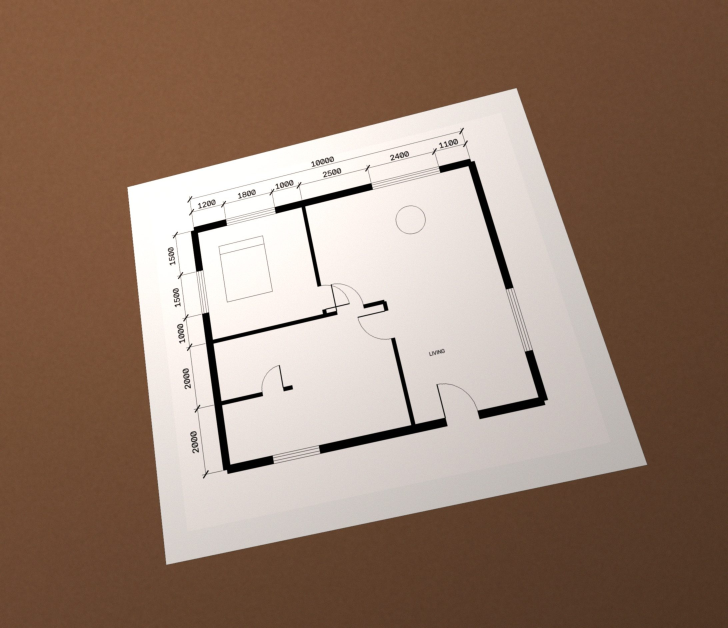
#> input picture examples/synth_photo.jpg, 2184 x 1884 px (shown at 1/3 size)
$ python -i rectify.py   (imports and definitions only)
#> lines starting #> are read from the running program, lines starting #| are printed output that depends on the picture; after the words box and inside, x2 and y2 are one past the last pixel; in counts of white or black regions, pixels touching at a corner belong together
"""Photo correction: perspective, lighting, rotation and shear.

A plan photographed at an angle is a sheet of paper seen in perspective, on
some background, with uneven light. ``correct_photo`` (all OpenCV):

1. **Sheet outline.** The paper is the large bright region. Its outline is
   reduced to 4 corners and warped to a rectangle (perspective removed). The
   output size comes from the sheet's own edge lengths.
2. **Lighting.** Divides the image by a heavily smoothed copy of itself,
   which flattens shadows and gradients so the ink threshold works
   everywhere.
3. **Straighten.** The drawing's line directions are histogrammed (Hough).
   The two dominant families are rotated / sheared back to exactly
   horizontal and vertical.

The remaining unknown is the sheet's true aspect ratio (a perspective photo
does not fully determine it). When the plan has dimension text, the
auto-scale step measures the x and y scales separately and the pipeline
stretches the image to make its pixels square.
"""
from __future__ import annotations

import math
from dataclasses import asdict, dataclass, field
from typing import List, Optional, Tuple

import cv2
import numpy as np


@dataclass
class RectifyInfo:
    applied: List[str] = field(default_factory=list)   # "perspective", "lighting", "rotate", "shear", "aspect"
    quad: Optional[List[Tuple[float, float]]] = None    # sheet corners found in the input (px)
    rotation_deg: float = 0.0
    shear_deg: float = 0.0
    aspect_fix: float = 1.0                             # y stretch applied from per-axis scales
    size: Tuple[int, int] = (0, 0)                      # output (w, h)

    def to_dict(self) -> dict:
        return asdict(self)


def _order(pts: np.ndarray) -> np.ndarray:
    """tl, tr, br, bl."""
    s = pts.sum(1)
    d = np.diff(pts, axis=1).ravel()
    return np.array([pts[np.argmin(s)], pts[np.argmin(d)], pts[np.argmax(s)], pts[np.argmax(d)]], np.float32)


def find_sheet(img: np.ndarray, min_area: float = 0.2) -> Optional[np.ndarray]:
    """Four corners of the paper sheet (float32 tl,tr,br,bl), or None when the
    sheet fills the frame / cannot be found (a scan or screenshot)."""
    h, w = img.shape[:2]
    k = 900 / max(h, w)
    small = cv2.resize(img, None, fx=k, fy=k, interpolation=cv2.INTER_AREA) if k < 1 else img.copy()
    k = min(k, 1.0)
    g = small if small.ndim == 2 else cv2.cvtColor(small, cv2.COLOR_BGR2GRAY)
    g = cv2.GaussianBlur(g, (7, 7), 0)
    # paper = bright and low-saturation; close the drawing's dark lines away
    _, m = cv2.threshold(g, 0, 255, cv2.THRESH_BINARY + cv2.THRESH_OTSU)
    m = cv2.morphologyEx(m, cv2.MORPH_CLOSE, np.ones((25, 25), np.uint8))
    m = cv2.morphologyEx(m, cv2.MORPH_OPEN, np.ones((9, 9), np.uint8))
    cnts, _ = cv2.findContours(m, cv2.RETR_EXTERNAL, cv2.CHAIN_APPROX_SIMPLE)
    if not cnts:
        return None
    c = max(cnts, key=cv2.contourArea)
    area = cv2.contourArea(c)
    H, W = g.shape
    if area < min_area * H * W:
        return None
    hull = cv2.convexHull(c)
    quad = None
    peri = cv2.arcLength(hull, True)
    for eps in (0.01, 0.02, 0.03, 0.05, 0.08):
        ap = cv2.approxPolyDP(hull, eps * peri, True)
        if len(ap) == 4:
            quad = ap.reshape(4, 2).astype(np.float32)
            break
    if quad is None:
        return None
    # the sheet touching the frame on all sides = nothing to correct
    margin = 0.01 * max(H, W)
    xs, ys = quad[:, 0], quad[:, 1]
    if xs.min() <= margin and ys.min() <= margin and xs.max() >= W - 1 - margin and ys.max() >= H - 1 - margin:
        return None
    return _order(quad / k)


def warp_sheet(img: np.ndarray, quad: np.ndarray) -> np.ndarray:
    tl, tr, br, bl = quad
    w = int(round(max(np.linalg.norm(tr - tl), np.linalg.norm(br - bl))))
    h = int(round(max(np.linalg.norm(bl - tl), np.linalg.norm(br - tr))))
    dst = np.array([[0, 0], [w - 1, 0], [w - 1, h - 1], [0, h - 1]], np.float32)
    M = cv2.getPerspectiveTransform(quad.astype(np.float32), dst)
    return cv2.warpPerspective(img, M, (w, h), flags=cv2.INTER_CUBIC, borderMode=cv2.BORDER_REPLICATE)


def flatten_light(gray: np.ndarray) -> np.ndarray:
    """Remove shadows / light gradients, keeping floor colours.

    The lighting field is estimated from the *brightest* surface nearby (the
    paper), over a window larger than a room, so coloured floors and grey
    partitions keep their tone relative to the paper while gradients and
    shadows across the sheet are divided out."""
    h, w = gray.shape
    k = 256.0 / max(h, w)
    small = cv2.resize(gray, None, fx=k, fy=k, interpolation=cv2.INTER_AREA)
    r = max(5, int(max(small.shape) / 9)) | 1
    bg = cv2.dilate(small, cv2.getStructuringElement(cv2.MORPH_ELLIPSE, (r, r)))
    bg = cv2.GaussianBlur(bg.astype(np.float32), (0, 0), r / 2)
    bg = cv2.resize(bg, (w, h), interpolation=cv2.INTER_CUBIC)
    out = gray.astype(np.float32) / np.maximum(bg, 1) * 255.0
    out = np.clip(out, 0, 255).astype(np.uint8)
    # the paper is the brightest thing on a plan: map it to white without
    # clipping light-grey floors and partitions
    lo, hi = np.percentile(out, 0.5), np.percentile(out, 98)
    if hi - lo > 10:
        out = np.clip((out.astype(np.float32) - lo) * 255.0 / (hi - lo), 0, 255).astype(np.uint8)
    return out


def dominant_angles(gray: np.ndarray) -> Tuple[Optional[float], Optional[float]]:
    """Angles (deg, image coords) of the near-horizontal and near-vertical
    line families, weighted by length."""
    edges = cv2.Canny(gray, 50, 150)
    L = max(20, int(min(gray.shape) * 0.04))
    lines = cv2.HoughLinesP(edges, 1, np.pi / 720, threshold=60, minLineLength=L, maxLineGap=4)
    if lines is None:
        return None, None
    h_ang, h_w, v_ang, v_w = [], [], [], []
    for x1, y1, x2, y2 in lines.reshape(-1, 4):
        a = math.degrees(math.atan2(y2 - y1, x2 - x1))
        ln = math.hypot(x2 - x1, y2 - y1)
        a = (a + 90) % 180 - 90                     # (-90, 90]
        if abs(a) < 30:
            h_ang.append(a)
            h_w.append(ln)
        elif abs(a) > 60:
            v_ang.append(a - 90 if a > 0 else a + 90)   # deviation from vertical
            v_w.append(ln)

    def mode(angles, wts):
        if len(angles) < 3:
            return None
        hist, edges_ = np.histogram(angles, bins=240, range=(-30, 30), weights=wts)
        hist = np.convolve(hist, [1, 2, 3, 2, 1], mode="same")
        i = int(np.argmax(hist))
        c = (edges_[i] + edges_[i + 1]) / 2
        sel = [(a, w) for a, w in zip(angles, wts) if abs(a - c) < 0.75]
        return float(np.average([a for a, _ in sel], weights=[w for _, w in sel])) if sel else c

    return mode(h_ang, h_w), mode(v_ang, v_w)


def straighten(img: np.ndarray, gray: np.ndarray, info: RectifyInfo, min_deg: float = 0.15):
    """Rotate + shear so the two line families become exactly horizontal and vertical."""
    ah, av = dominant_angles(gray)
    if ah is None and av is None:
        return img
    rot = ah if ah is not None else av
    shear = (av - ah) if (ah is not None and av is not None) else 0.0
    if abs(rot) < min_deg and abs(shear) < min_deg:
        return img
    h, w = img.shape[:2]
    # affine: rotate by -rot about the centre, then shear x so verticals stand up
    R = cv2.getRotationMatrix2D((w / 2, h / 2), rot, 1.0)
    R3 = np.vstack([R, [0, 0, 1]])
    sh = math.tan(math.radians(shear)) if abs(shear) >= min_deg else 0.0
    Sh = np.array([[1, sh, -sh * h / 2], [0, 1, 0], [0, 0, 1]])
    A = (Sh @ R3)[:2]
    # grow the canvas to keep the corners
    corners = np.array([[0, 0, 1], [w, 0, 1], [w, h, 1], [0, h, 1]], float).T
    t = A @ corners
    x0, y0, x1, y1 = t[0].min(), t[1].min(), t[0].max(), t[1].max()
    A[0, 2] -= x0
    A[1, 2] -= y0
    out = cv2.warpAffine(img, A, (int(math.ceil(x1 - x0)), int(math.ceil(y1 - y0))),
                         flags=cv2.INTER_CUBIC, borderMode=cv2.BORDER_CONSTANT, borderValue=(255, 255, 255))
    if abs(rot) >= min_deg:
        info.applied.append("rotate")
        info.rotation_deg = round(rot, 3)
    if sh:
        info.applied.append("shear")
        info.shear_deg = round(shear, 3)
    return out


def is_photo(img: np.ndarray) -> bool:
    """Heuristic for "auto": a visible sheet edge, or uneven light on the
    paper around the drawing (the image border), not on the drawing itself,
    whose coloured floors would look "uneven" too."""
    if find_sheet(img) is not None:
        return True
    g = img if img.ndim == 2 else cv2.cvtColor(img, cv2.COLOR_BGR2GRAY)
    small = cv2.resize(g, (128, 128), interpolation=cv2.INTER_AREA).astype(np.float32)
    m = 8
    border = np.concatenate([small[:m].ravel(), small[-m:].ravel(), small[:, :m].ravel(), small[:, -m:].ravel()])
    bright = border[border > np.percentile(border, 30)]
    return bool(bright.size and (np.percentile(bright, 95) - np.percentile(bright, 5)) > 40)


def correct_photo(img: np.ndarray, mode: str = "auto") -> Tuple[np.ndarray, RectifyInfo]:
    """mode: "off" | "auto" (only when it looks like a photo) | "on"."""
    info = RectifyInfo()
    if mode == "off":
        info.size = (img.shape[1], img.shape[0])
        return img, info
    if mode == "auto" and not is_photo(img):
        # a scan / screenshot: only straighten it if it is crooked
        g = img if img.ndim == 2 else cv2.cvtColor(img, cv2.COLOR_BGR2GRAY)
        out = straighten(img, g, info, min_deg=0.3)
        info.size = (out.shape[1], out.shape[0])
        return out, info
    out = img
    quad = find_sheet(img)
    if quad is not None:
        out = warp_sheet(img, quad)
        info.applied.append("perspective")
        info.quad = [(round(float(x), 1), round(float(y), 1)) for x, y in quad]
    g = out if out.ndim == 2 else cv2.cvtColor(out, cv2.COLOR_BGR2GRAY)
    g = flatten_light(g)
    info.applied.append("lighting")
    g = straighten(g, g, info)
    info.size = (g.shape[1], g.shape[0])
    return cv2.cvtColor(g, cv2.COLOR_GRAY2BGR), info


def fix_aspect(img: np.ndarray, mm_x: float, mm_y: float, info: Optional[RectifyInfo] = None,
               tol: float = 0.015) -> Tuple[np.ndarray, float]:
    """Stretch y so both axes share mm_x mm per pixel. Returns (image, factor)."""
    f = mm_y / mm_x
    if abs(f - 1) < tol:
        return img, 1.0
    out = cv2.resize(img, (img.shape[1], int(round(img.shape[0] * f))), interpolation=cv2.INTER_CUBIC)
    if info is not None:
        info.applied.append("aspect")
        info.aspect_fix = round(f, 4)
        info.size = (out.shape[1], out.shape[0])
    return out, f

>>> import cv2
>>> picture = cv2.imread('../examples/synth_photo.jpg')
#> picture is the input picture: shape (1884, 2184, 3); mean B, G, R 110.3, 126, 150.4
>>> result = correct_photo(picture)
#> in find_sheet, `g = small if small.ndim == 2 else cv2.cvtColor(small, cv2.COLOR_BGR2GR..`:
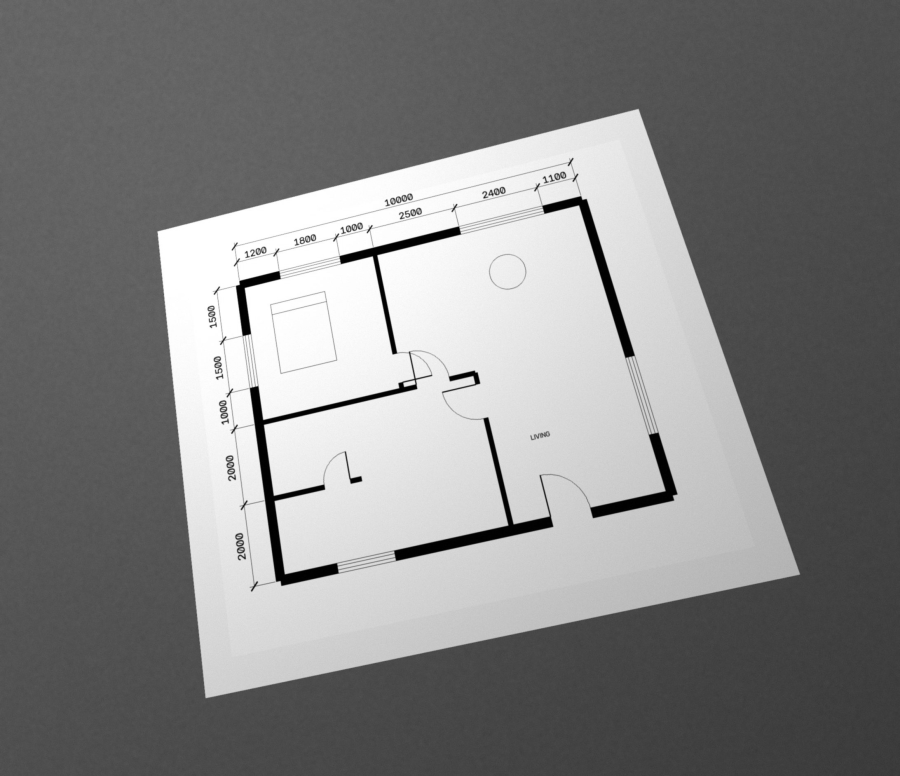
#> g: shape (776, 900); min 0, max 255, mean 131.5
#> in find_sheet, `_, m = cv2.threshold(g, 0, 255, cv2.THRESH_BINARY + cv2.THRESH_OTSU)`:
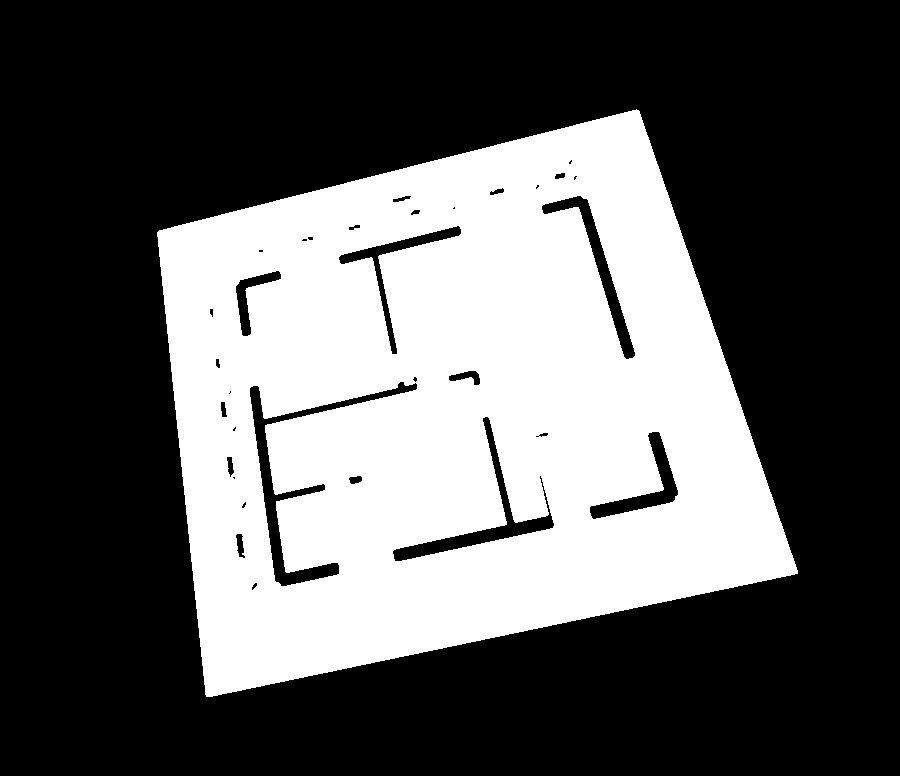
#> m: shape (776, 900); 35.7% white; 1 white region, box (x1, y1, x2, y2) and area: (157, 109, 798, 697) 249186
#> in find_sheet, `m = cv2.morphologyEx(m, cv2.MORPH_CLOSE, np.ones((25, 25), np.uint8))`:
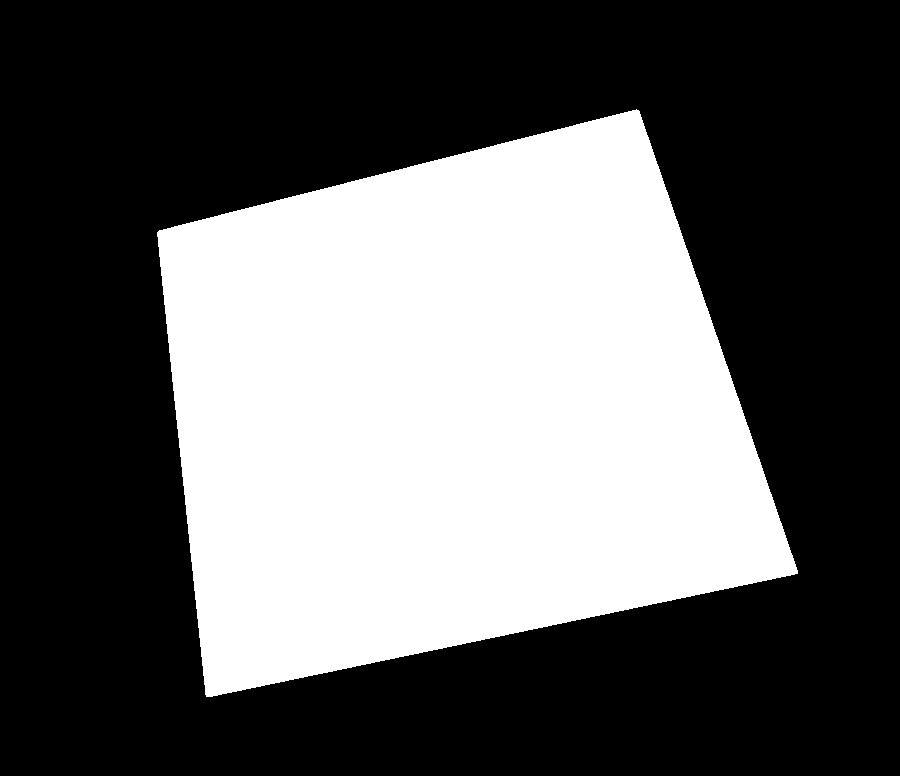
#> m: shape (776, 900); 37.7% white; 1 white region, box (x1, y1, x2, y2) and area: (157, 109, 798, 697) 263439
#> in find_sheet, `m = cv2.morphologyEx(m, cv2.MORPH_OPEN, np.ones((9, 9), np.uint8))`: m: shape (776, 900); 37.7% white; 1 white region
#> in find_sheet, `cnts, _ = cv2.findContours(m, cv2.RETR_EXTERNAL, cv2.CHAIN_APPROX_SIMP..`: cnts = 1 contour; box (x1, y1, x2, y2) and area: (158, 111, 796, 696) 262409
#> in find_sheet, `c = max(cnts, key=cv2.contourArea)`: c = contour of 893 points, box (x1, y1, x2, y2) (158, 111, 796, 696), area 262409
#> in find_sheet, `area = cv2.contourArea(c)`: area = 262409
#> in find_sheet, `hull = cv2.convexHull(c)`: hull = contour of 30 points, box (x1, y1, x2, y2) (158, 111, 796, 696), area 263360
#> in find_sheet, `peri = cv2.arcLength(hull, True)`: peri = 2053.2
#> the loop in find_sheet, `for eps in (0.01, 0.02, 0.03, 0.05, 0.08):` made 1 pass
#> quad on pass 1: [[639, 111], [795, 573], [206, 695], [158, 231]]
#> in find_sheet, `xs, ys = quad[:, 0], quad[:, 1]`: xs = [639, 795, 206, 158]; ys = [111, 573, 695, 231]
#> in _order, `s = pts.sum(1)`: s = [1820, 3319.7, 2186.4, 944]
#> in _order, `d = np.diff(pts, axis=1).ravel()`: d = [-1281.3, -538.7, 1186.6, 177.1]
#> the loop in find_sheet (call 2), `for eps in (0.01, 0.02, 0.03, 0.05, 0.08):` made 1 pass
#> in correct_photo, `quad = find_sheet(img)`: quad = [[383.4, 560.6], [1550.6, 269.4], [1929.2, 1390.5], [499.9, 1686.5]]
#> in warp_sheet, `tl, tr, br, bl = quad`: tl = [383.4, 560.6]; tr = [1550.6, 269.4]; br = [1929.2, 1390.5]; bl = [499.9, 1686.5]
#> in warp_sheet, `w = int(round(max(np.linalg.norm(tr - tl), np.linalg.norm(br - bl))))`: w = 1460
#> in warp_sheet, `h = int(round(max(np.linalg.norm(bl - tl), np.linalg.norm(br - tr))))`: h = 1183
#> in warp_sheet, `dst = np.array([[0, 0], [w - 1, 0], [w - 1, h - 1], [0, h - 1]], np.fl..`: dst = [[0, 0], [1459, 0], [1459, 1182], [0, 1182]]
#> in warp_sheet, `M = cv2.getPerspectiveTransform(quad.astype(np.float32), dst)`: M = [[1.46, -0.151, -475.4], [0.355, 1.42, -932.8], [9.3e-05, 0.000203, 1]]
#> in warp_sheet, `return cv2.warpPerspective(img, M, (w, h), flags=cv2.INTER_CUBIC, bord..`:
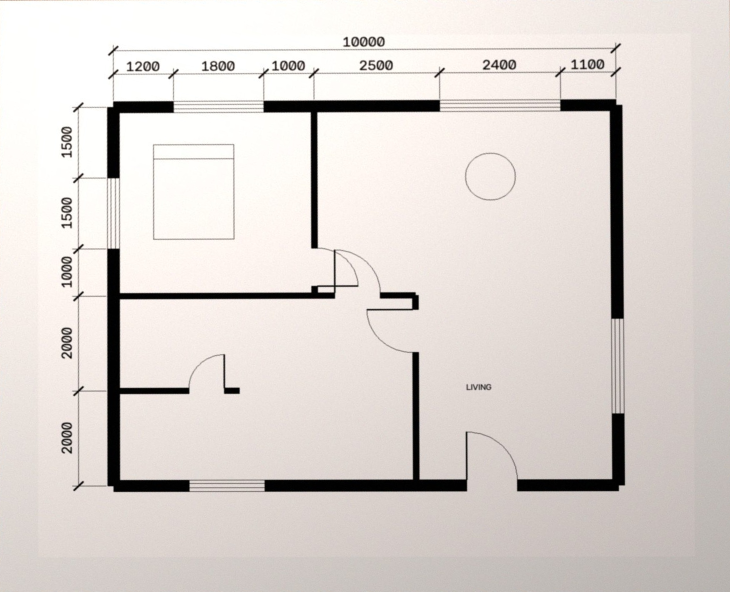
#> returned value: shape (1183, 1460, 3) (shown at 1/2 size); mean of channels 0, 1, 2 210.4, 214.6, 221.3; drawn as B, G, R
#> in correct_photo, `info.quad = [(round(float(x), 1), round(float(y), 1)) for x, y in quad]`: info.quad = [(383.4, 560.6), (1550.6, 269.4), (1929.2, 1390.5), (499.9, 1686.5)]
#> in flatten_light, `bg = cv2.GaussianBlur(bg.astype(np.float32), (0, 0), r / 2)`:
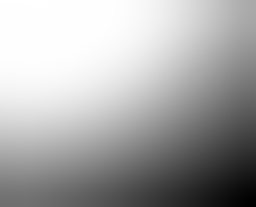
#> bg: shape (207, 256) float32; min 192.1, max 255, mean 233.9; drawn with min black and max white
#> in flatten_light, `out = gray.astype(np.float32) / np.maximum(bg, 1) * 255.0`:
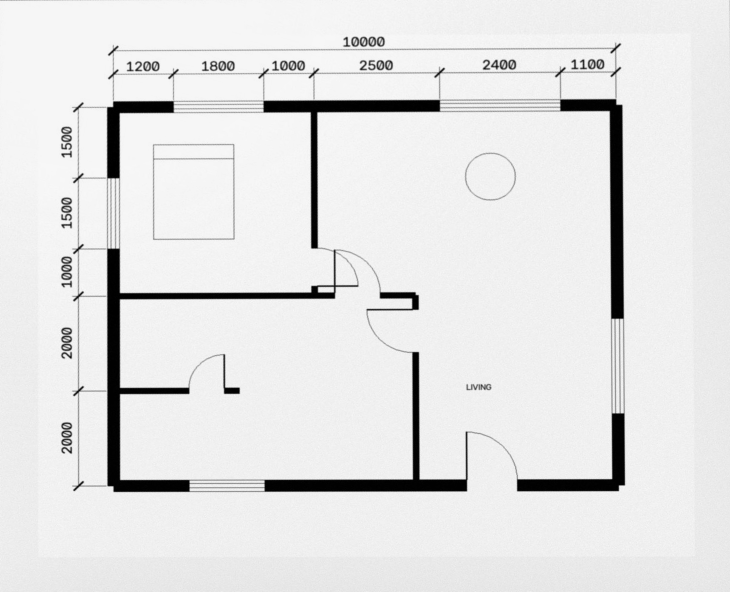
#> out: shape (1183, 1460) float32 (shown at 1/2 size); min 0, max 263.4, mean 235.5; drawn with min black and max white
#> in flatten_light, `lo, hi = np.percentile(out, 0.5), np.percentile(out, 98)`: lo = 0; hi = 255
#> in dominant_angles, `edges = cv2.Canny(gray, 50, 150)`:
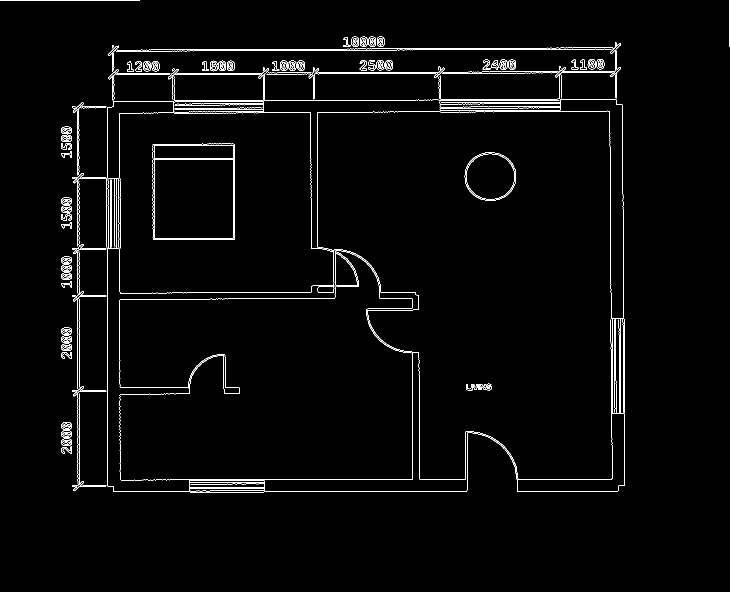
#> edges: shape (1183, 1460) (shown at 1/2 size); 2% white in thin lines or dots, all inside (x1, y1, x2, y2) = (0, 0, 1460, 985)
#> in dominant_angles, `lines = cv2.HoughLinesP(edges, 1, np.pi / 720, threshold=60, minLineLe..`: lines = 220 rows, first 6: [641, 100, 798, 100], [222, 149, 357, 149], [625, 200, 815, 200], [224, 147, 525, 146], [307, 959, 482, 959], [214, 932, 214, 495]
#> the loop in dominant_angles, `for x1, y1, x2, y2 in lines.reshape(-1, 4):` made 220 passes
#> (x1, y1, x2, y2, a, ln) on passes 1 to 3: (641, 100, 798, 100, 0, 157), (222, 149, 357, 149, 0, 135), (625, 200, 815, 200, 0, 190)
#> after the loop in dominant_angles, `for x1, y1, x2, y2 in lines.reshape(-1, 4):`: h_ang = 142 values, max 3.58 at index 139, min -2.16 at index 99, mean 0.00849; h_w = 142 values, max 429 at index 24, min 47 at index 76, mean 108.2; v_ang = 78 values, max 1.15 at index 44, min -1.08 at index 53, mean -0.0161; v_w = 78 values, max 764 at index 1, min 47 at index 67, mean 116.8
#> in mode, `hist, edges_ = np.histogram(angles, bins=240, range=(-30, 30), weights..`: hist = 240 values, max 12775 at index 120, min 0 at index 0, mean 64.01; edges_ = 241 values from -30 to 30
#> in mode, `hist = np.convolve(hist, [1, 2, 3, 2, 1], mode="same")`: hist = 240 values, max 40622 at index 120, min 0 at index 0, mean 576.1
#> in mode, `i = int(np.argmax(hist))`: i = 120
#> in mode, `c = (edges_[i] + edges_[i + 1]) / 2`: c = 0.125
#> in mode, `sel = [(a, w) for a, w in zip(angles, wts) if abs(a - c) < 0.75]`: sel = 126 pairs, first value -0.494 to 0, second value 47 to 429
#> in straighten, `ah, av = dominant_angles(gray)`: ah = -0.028; av = -0.0269
#> in straighten, `rot = ah if ah is not None else av`: rot = -0.028
#> in straighten, `shear = (av - ah) if (ah is not None and av is not None) else 0.0`: shear = 0.0011
